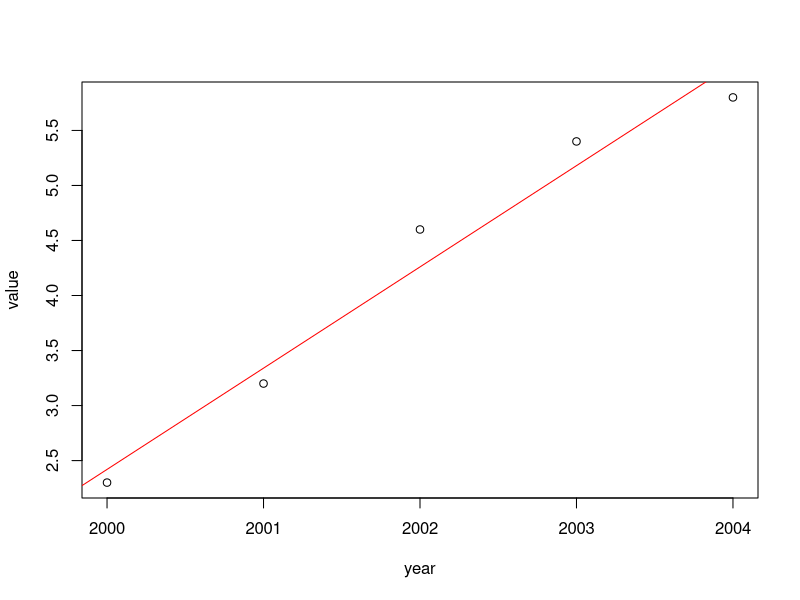
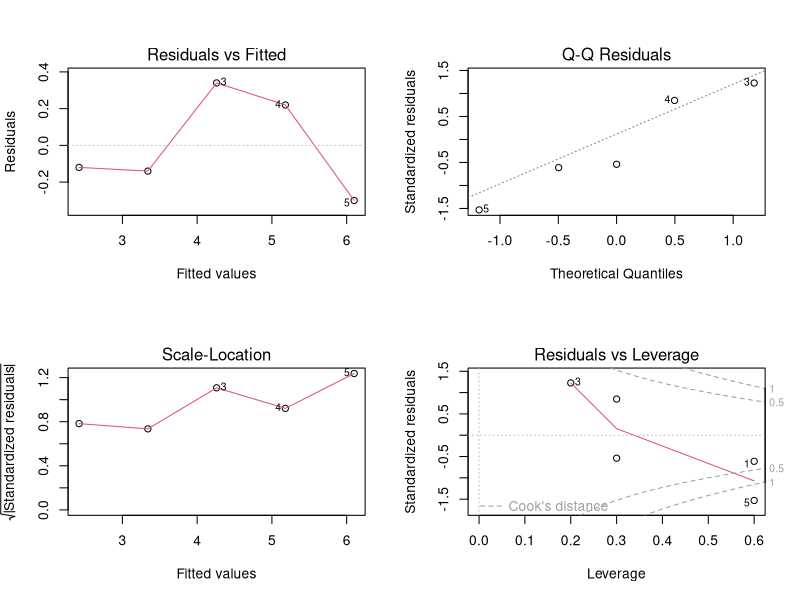
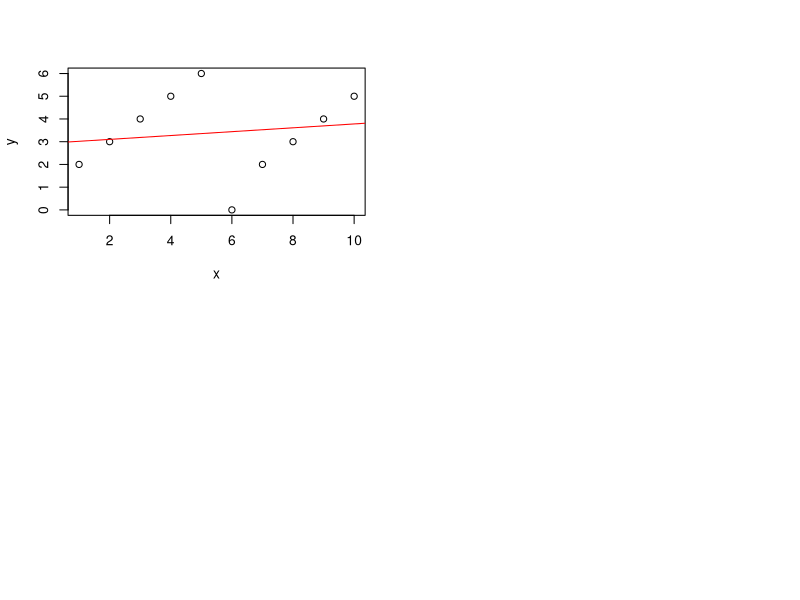
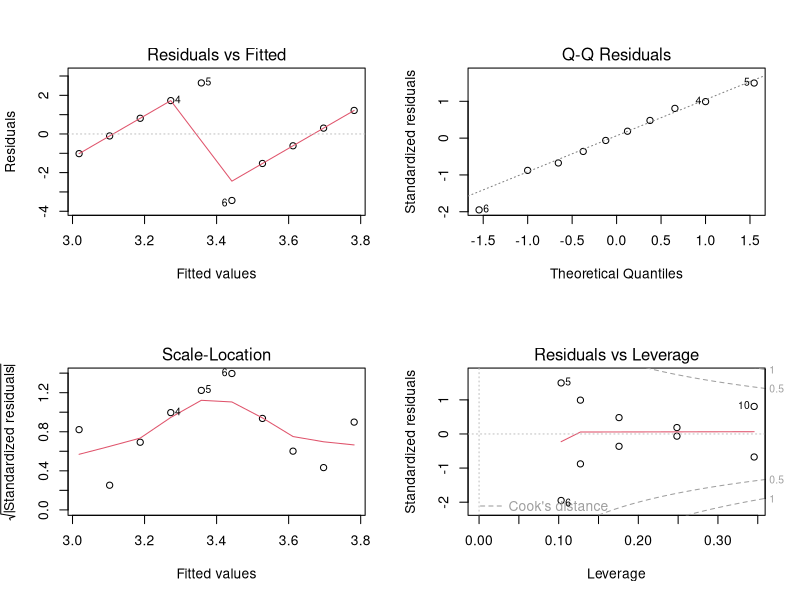
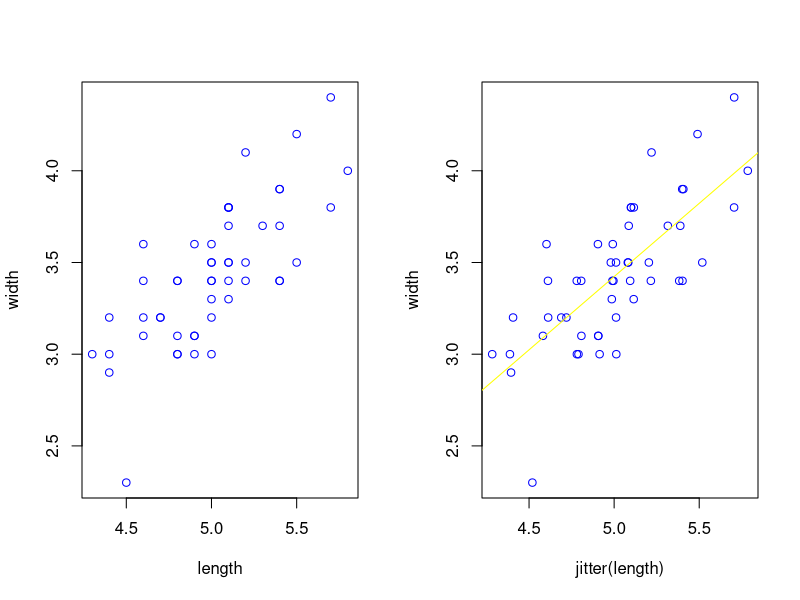
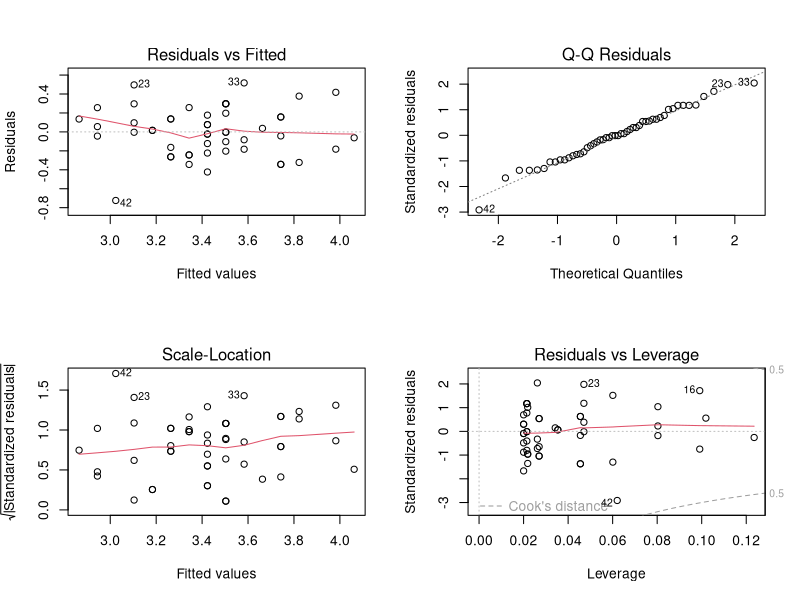
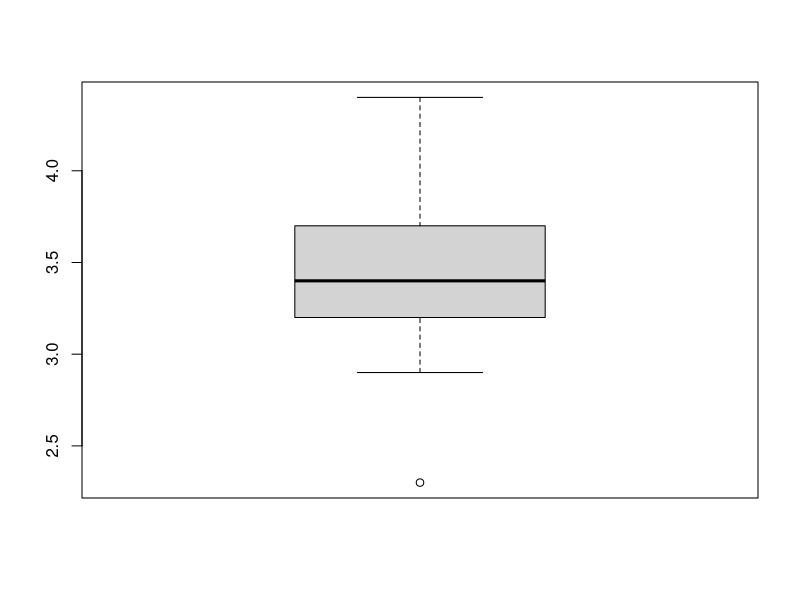
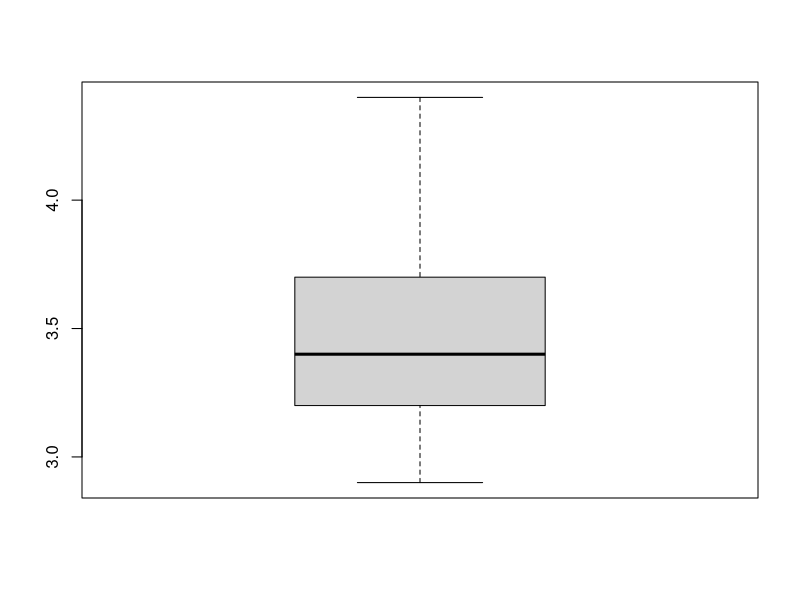

Here is the R script that generated these plots, in order:
year <- c(2000, 2001, 2002, 2003, 2004)
value <- c(2.3,3.2,4.6,5.4,5.8)
plot(year, value)
fit <- lm(value ~ year)
abline(fit, col="red")
fit$coefficients[[2]]
fit$residuals
summary(fit) 
par(mfrow = c(2,2))
plot(fit)



x=c(1:10)
y=c(2,3,4,5,6,0,2,3,4,5)
plot(x,y)
fit <- lm(y ~ x)
abline(fit, col='red')
summary(fit)
par(mfrow= c(2,2))
plot(fit)
# 좋은 모델이 아님



#iris(난제)
data(iris)
head(iris)

length = iris[which(iris$Species == "setosa"),]$Sepal.Length
width = iris[which(iris$Species == "setosa"),]$Sepal.Width
par(mfrow= c(1,2))
plot(length, width,col = "blue")
plot(jitter(length), width,col = "blue")
fit <- lm(width ~ length)
abline(fit,col = "yellow")
par(mfrow= c(2,2))
plot(fit)
par(mfrow=c(1,1))
boxplot(width)
#42번째 값이 떨어져 나옴


length_new = length[-42]
width_new = width[-42]
boxplot(width_new)
#42번째 값 제거후
par(mfrow= c(1,2))
plot(length, width,col = "blue")
plot(jitter(length_new), width_new,col = "blue")

fit <- lm(width_new ~ length_new)
abline(fit, col="red")
par(mfrow= c(2,2))
plot(fit)



x=c(1:5,7:10)
y=c(2,1,4,3,12,5,8,7,9)
z=c(2,1,4,3,12,5,8,7,10)
plot(x,y)
fit <- lm(z ~ y)
abline(fit, col="red")
summary(fit)
par(mfrow= c(2,2))
plot(fit)

